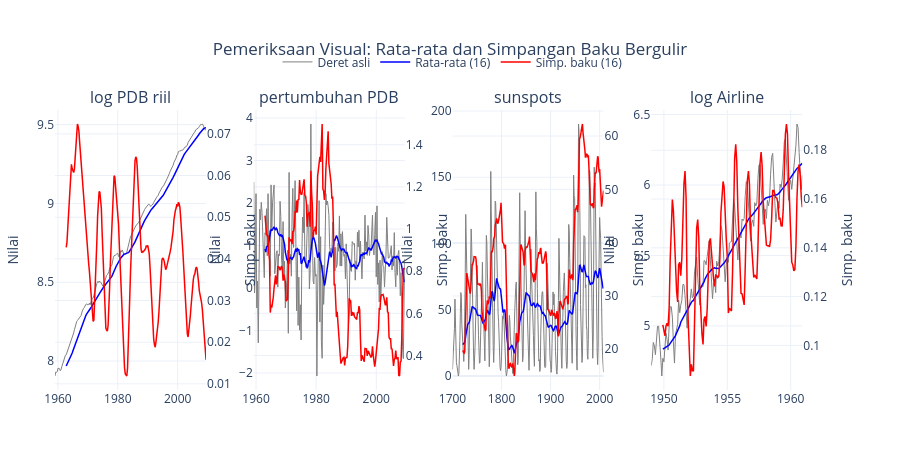

The notebook cell this image was saved under:
### Code cell
import plotly.graph_objects as go
from plotly.subplots import make_subplots

# Jendela rolling untuk setiap deret
jendela = {
    'log PDB riil': 16,
    'pertumbuhan PDB': 16,
    'sunspots': 22,
    'log Airline': 12
}

# Membuat 4 subplot dengan secondary y-axis
fig = make_subplots(
    rows=1, cols=4,
    subplot_titles=list(deret.keys()),
    specs=[[{'secondary_y': True} for _ in range(4)]],
    horizontal_spacing=0.06
)

for i, (nama, y) in enumerate(deret.items(), start=1):

    w = jendela[nama]

    # Deret asli
    fig.add_trace(
        go.Scatter(
            x=y.index,
            y=y,
            mode='lines',
            name='Deret asli',
            line=dict(color='grey', width=1),
            showlegend=(i == 1)
        ),
        row=1, col=i, secondary_y=False
    )

    # Rolling mean
    fig.add_trace(
        go.Scatter(
            x=y.index,
            y=y.rolling(w).mean(),
            mode='lines',
            name=f'Rata-rata ({w})',
            line=dict(color='blue', width=1.5),
            showlegend=(i == 1)
        ),
        row=1, col=i, secondary_y=False
    )

    # Rolling standard deviation
    fig.add_trace(
        go.Scatter(
            x=y.index,
            y=y.rolling(w).std(),
            mode='lines',
            name=f'Simp. baku ({w})',
            line=dict(color='red', width=1.5),
            showlegend=(i == 1)
        ),
        row=1, col=i, secondary_y=True
    )

    # Label sumbu Y
    fig.update_yaxes(
        title_text='Nilai',
        row=1, col=i,
        secondary_y=False
    )

    fig.update_yaxes(
        title_text='Simp. baku',
        row=1, col=i,
        secondary_y=True
    )

# Layout
fig.update_layout(
    title=dict(
        text='Pemeriksaan Visual: Rata-rata dan Simpangan Baku Bergulir',
        x=0.5
    ),
    template='plotly_white',
    height=450,
    hovermode='x unified',
    legend=dict(
        orientation='h',
        yanchor='bottom',
        y=1.12,
        xanchor='center',
        x=0.5
    ),
    margin=dict(t=110, b=60, l=50, r=50)
)

fig.show()

### Figure 1 — Plotly figure (JSON) as saved in the notebook; plotly's stock layout.template omitted (floating-point values rounded to 4 significant figures; data arrays with more than 128 entries replaced by an {"elided": "..."} marker saying what was removed)
{"data": [{"line": {"color": "grey", "width": 1}, "mode": "lines", "name": "Deret asli", "showlegend": true, "type": "scatter", "x": {"elided": "203 str values"}, "xaxis": "x", "y": {"elided": "203 float values"}, "yaxis": "y"}, {"line": {"color": "blue", "width": 1.5}, "mode": "lines", "name": "Rata-rata (16)", "showlegend": true, "type": "scatter", "x": {"elided": "203 str values"}, "xaxis": "x", "y": {"elided": "203 float values"}, "yaxis": "y"}, {"line": {"color": "red", "width": 1.5}, "mode": "lines", "name": "Simp. baku (16)", "showlegend": true, "type": "scatter", "x": {"elided": "203 str values"}, "xaxis": "x", "y": {"elided": "203 float values"}, "yaxis": "y2"}, {"line": {"color": "grey", "width": 1}, "mode": "lines", "name": "Deret asli", "showlegend": false, "type": "scatter", "x": {"elided": "202 str values"}, "xaxis": "x2", "y": {"elided": "202 float values"}, "yaxis": "y3"}, {"line": {"color": "blue", "width": 1.5}, "mode": "lines", "name": "Rata-rata (16)", "showlegend": false, "type": "scatter", "x": {"elided": "202 str values"}, "xaxis": "x2", "y": {"elided": "202 float values"}, "yaxis": "y3"}, {"line": {"color": "red", "width": 1.5}, "mode": "lines", "name": "Simp. baku (16)", "showlegend": false, "type": "scatter", "x": {"elided": "202 str values"}, "xaxis": "x2", "y": {"elided": "202 float values"}, "yaxis": "y4"}, {"line": {"color": "grey", "width": 1}, "mode": "lines", "name": "Deret asli", "showlegend": false, "type": "scatter", "x": {"elided": "309 str values"}, "xaxis": "x3", "y": {"elided": "309 float values"}, "yaxis": "y5"}, {"line": {"color": "blue", "width": 1.5}, "mode": "lines", "name": "Rata-rata (22)", "showlegend": false, "type": "scatter", "x": {"elided": "309 str values"}, "xaxis": "x3", "y": {"elided": "309 float values"}, "yaxis": "y5"}, {"line": {"color": "red", "width": 1.5}, "mode": "lines", "name": "Simp. baku (22)", "showlegend": false, "type": "scatter", "x": {"elided": "309 str values"}, "xaxis": "x3", "y": {"elided": "309 float values"}, "yaxis": "y6"}, {"line": {"color": "grey", "width": 1}, "mode": "lines", "name": "Deret asli", "showlegend": false, "type": "scatter", "x": {"elided": "144 str values"}, "xaxis": "x4", "y": {"elided": "144 float values"}, "yaxis": "y7"}, {"line": {"color": "blue", "width": 1.5}, "mode": "lines", "name": "Rata-rata (12)", "showlegend": false, "type": "scatter", "x": {"elided": "144 str values"}, "xaxis": "x4", "y": {"elided": "144 float values"}, "yaxis": "y7"}, {"line": {"color": "red", "width": 1.5}, "mode": "lines", "name": "Simp. baku (12)", "showlegend": false, "type": "scatter", "x": {"elided": "144 str values"}, "xaxis": "x4", "y": {"elided": "144 float values"}, "yaxis": "y8"}], "layout": {"annotations": [{"font": {"size": 16}, "showarrow": false, "text": "log PDB riil", "x": 0.095, "xanchor": "center", "xref": "paper", "y": 1, "yanchor": "bottom", "yref": "paper"}, {"font": {"size": 16}, "showarrow": false, "text": "pertumbuhan PDB", "x": 0.345, "xanchor": "center", "xref": "paper", "y": 1, "yanchor": "bottom", "yref": "paper"}, {"font": {"size": 16}, "showarrow": false, "text": "sunspots", "x": 0.595, "xanchor": "center", "xref": "paper", "y": 1, "yanchor": "bottom", "yref": "paper"}, {"font": {"size": 16}, "showarrow": false, "text": "log Airline", "x": 0.845, "xanchor": "center", "xref": "paper", "y": 1, "yanchor": "bottom", "yref": "paper"}], "height": 450, "hovermode": "x unified", "legend": {"orientation": "h", "x": 0.5, "xanchor": "center", "y": 1.12, "yanchor": "bottom"}, "margin": {"b": 60, "l": 50, "r": 50, "t": 110}, "title": {"text": "Pemeriksaan Visual: Rata-rata dan Simpangan Baku Bergulir", "x": 0.5}, "xaxis": {"anchor": "y", "domain": [0, 0.19]}, "xaxis2": {"anchor": "y3", "domain": [0.25, 0.44]}, "xaxis3": {"anchor": "y5", "domain": [0.5, 0.69]}, "xaxis4": {"anchor": "y7", "domain": [0.75, 0.94]}, "yaxis": {"anchor": "x", "domain": [0, 1], "title": {"text": "Nilai"}}, "yaxis2": {"anchor": "x", "overlaying": "y", "side": "right", "title": {"text": "Simp. baku"}}, "yaxis3": {"anchor": "x2", "domain": [0, 1], "title": {"text": "Nilai"}}, "yaxis4": {"anchor": "x2", "overlaying": "y3", "side": "right", "title": {"text": "Simp. baku"}}, "yaxis5": {"anchor": "x3", "domain": [0, 1], "title": {"text": "Nilai"}}, "yaxis6": {"anchor": "x3", "overlaying": "y5", "side": "right", "title": {"text": "Simp. baku"}}, "yaxis7": {"anchor": "x4", "domain": [0, 1], "title": {"text": "Nilai"}}, "yaxis8": {"anchor": "x4", "overlaying": "y7", "side": "right", "title": {"text": "Simp. baku"}}}}
